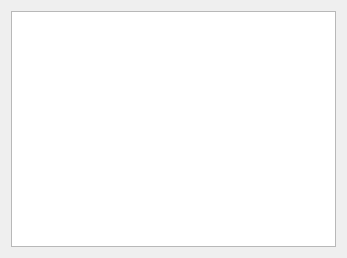
<?xml version="1.0" encoding="UTF-8"?>
<ui version="4.0">
 <class>BrushMenuWidget</class>
 <widget class="QWidget" name="BrushMenuWidget">
  <property name="geometry">
   <rect>
    <x>0</x>
    <y>0</y>
    <width>347</width>
    <height>258</height>
   </rect>
  </property>
  <property name="windowTitle">
   <string>Brushes</string>
  </property>
  <layout class="QVBoxLayout" name="verticalLayout">
   <item>
    <widget class="QListWidget" name="mBrushedLW">
     <property name="sizePolicy">
      <sizepolicy hsizetype="Expanding" vsizetype="Expanding">
       <horstretch>0</horstretch>
       <verstretch>0</verstretch>
      </sizepolicy>
     </property>
     <property name="iconSize">
      <size>
       <width>64</width>
       <height>64</height>
      </size>
     </property>
     <property name="viewMode">
      <enum>QListView::IconMode</enum>
     </property>
     <property name="uniformItemSizes">
      <bool>false</bool>
     </property>
    </widget>
   </item>
  </layout>
  <action name="actionEditBrush">
   <property name="icon">
    <iconset resource="../toolkit.qrc">
     <normaloff>:/VecTB/icons/toolbars/Edit.png</normaloff>:/VecTB/icons/toolbars/Edit.png</iconset>
   </property>
   <property name="text">
    <string>editBrush</string>
   </property>
   <property name="toolTip">
    <string>Edit the selected brush</string>
   </property>
  </action>
  <action name="actionNewBrush">
   <property name="icon">
    <iconset resource="../toolkit.qrc">
     <normaloff>:/VecTB/icons/toolbars/New_Map.png</normaloff>:/VecTB/icons/toolbars/New_Map.png</iconset>
   </property>
   <property name="text">
    <string>newBrush</string>
   </property>
   <property name="toolTip">
    <string>Create new brush</string>
   </property>
  </action>
  <action name="actionDeleteBrush">
   <property name="icon">
    <iconset resource="../toolkit.qrc">
     <normaloff>:/VecTB/icons/toolbars/Delete.png</normaloff>:/VecTB/icons/toolbars/Delete.png</iconset>
   </property>
   <property name="text">
    <string>deleteBrush</string>
   </property>
   <property name="toolTip">
    <string>Delete the selected brush</string>
   </property>
  </action>
 </widget>
 <resources>
  <include location="../toolkit.qrc"/>
 </resources>
 <connections>
  <connection>
   <sender>actionDeleteBrush</sender>
   <signal>triggered()</signal>
   <receiver>BrushMenuWidget</receiver>
   <slot>onDeleteBrush()</slot>
   <hints>
    <hint type="sourcelabel">
     <x>-1</x>
     <y>-1</y>
    </hint>
    <hint type="destinationlabel">
     <x>199</x>
     <y>149</y>
    </hint>
   </hints>
  </connection>
  <connection>
   <sender>actionEditBrush</sender>
   <signal>triggered()</signal>
   <receiver>BrushMenuWidget</receiver>
   <slot>onEditBrush()</slot>
   <hints>
    <hint type="sourcelabel">
     <x>-1</x>
     <y>-1</y>
    </hint>
    <hint type="destinationlabel">
     <x>199</x>
     <y>149</y>
    </hint>
   </hints>
  </connection>
  <connection>
   <sender>actionNewBrush</sender>
   <signal>triggered()</signal>
   <receiver>BrushMenuWidget</receiver>
   <slot>onNewBrush()</slot>
   <hints>
    <hint type="sourcelabel">
     <x>-1</x>
     <y>-1</y>
    </hint>
    <hint type="destinationlabel">
     <x>199</x>
     <y>149</y>
    </hint>
   </hints>
  </connection>
  <connection>
   <sender>mBrushedLW</sender>
   <signal>doubleClicked(QModelIndex)</signal>
   <receiver>BrushMenuWidget</receiver>
   <slot>onDoubleClick()</slot>
   <hints>
    <hint type="sourcelabel">
     <x>27</x>
     <y>141</y>
    </hint>
    <hint type="destinationlabel">
     <x>5</x>
     <y>142</y>
    </hint>
   </hints>
  </connection>
  <connection>
   <sender>mBrushedLW</sender>
   <signal>itemSelectionChanged()</signal>
   <receiver>BrushMenuWidget</receiver>
   <slot>onSelectionChanged()</slot>
   <hints>
    <hint type="sourcelabel">
     <x>173</x>
     <y>128</y>
    </hint>
    <hint type="destinationlabel">
     <x>173</x>
     <y>128</y>
    </hint>
   </hints>
  </connection>
 </connections>
 <slots>
  <slot>onNewBrush()</slot>
  <slot>onDeleteBrush()</slot>
  <slot>onEditBrush()</slot>
  <slot>onItemChanged(QListWidgetItem*)</slot>
  <slot>onDoubleClick()</slot>
  <slot>onSelectionChanged()</slot>
 </slots>
</ui>
